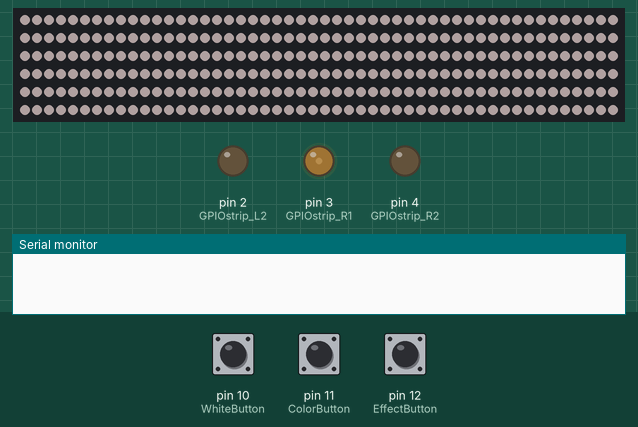
This sketch was run on a simulated Arduino Uno, built with avr-gcc and run on an emulated ATmega328P. Shown: 300 RGB LEDs in strip order, left to right, continuing on the next row, output pins drawn as LEDs (lit = HIGH), the last lines printed to the serial monitor. Inputs (shaded band) come from the test bench; at power-on: pin 11 (ColorButton) LOW, pin 10 (WhiteButton) LOW, pin 12 (EffectButton) LOW. Dim RGB values are drawn brighter than linear; pins used as bus, display or sensor lines are not drawn.

Above: at 1.2 s.
1.3 s: pin 11 (ColorButton) pulled HIGH for 3.2 s
At 5.4 s:
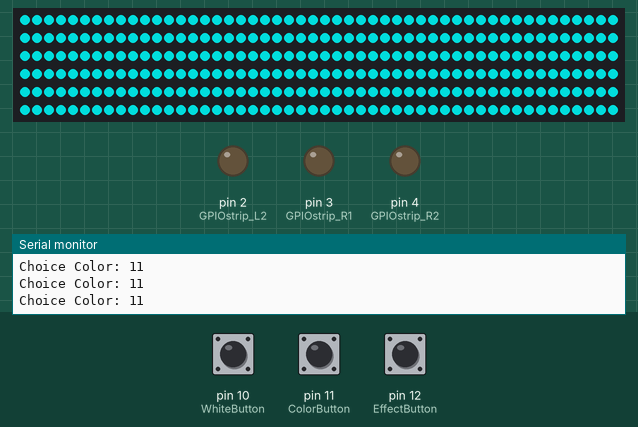
6.0 s: pin 10 (WhiteButton) pulled HIGH for 0.15 s
At 7.2 s:
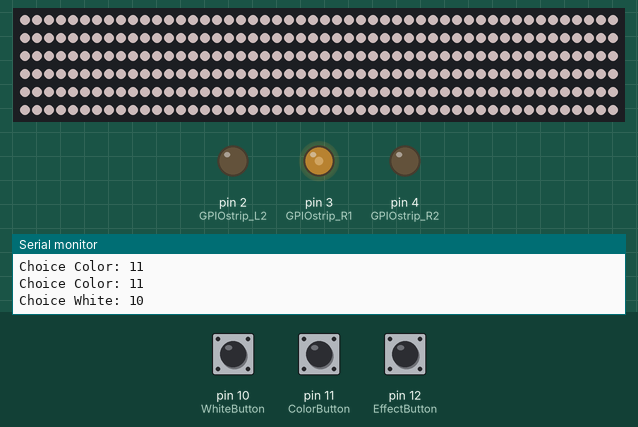
8.0 s: pin 10 (WhiteButton) pulled HIGH for 1 s
At 9.9 s:
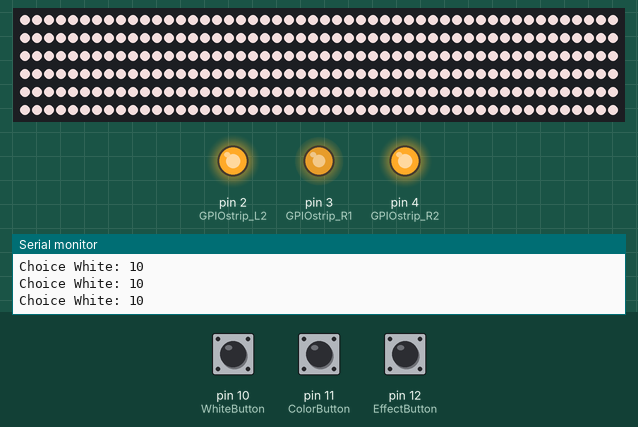
12.5 s: pin 11 (ColorButton) pulled HIGH for 0.15 s
At 13.3 s:
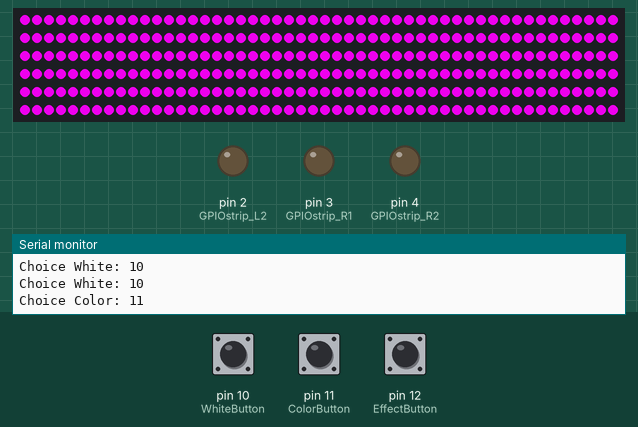
14.5 s: pin 11 (ColorButton) pulled HIGH for 1 s
At 16.0 s:
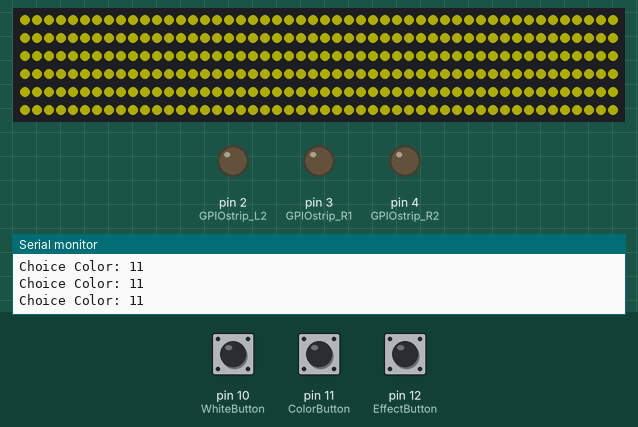
Timing chart, 0 to 17.5 s (numbered marks = the images above; inputs shaded):
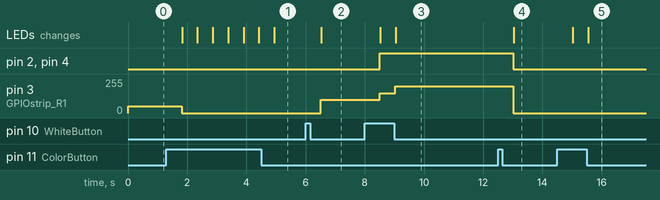

Measured:
- after the input at 1.3 s, pin 3 (GPIOstrip_R1): 50/255 → 0/255 after 0.51 s; the LEDs: first change after 0.53 s (image 1 shows a later state)
- after the input at 6.0 s, pin 3 (GPIOstrip_R1): 0/255 → 100/255 after 0.51 s; the LEDs: change after 0.53 s (image 2)
- after the input at 8.0 s, pin 2 (GPIOstrip_L2), pin 4 (GPIOstrip_R2): LOW → HIGH after 0.51 s; pin 3 (GPIOstrip_R1): 100/255 → 150/255 after 0.51 s, → 200/255 0.52 s later; the LEDs: first change after 0.53 s (image 3 shows a later state)
- after the input at 12.5 s, pin 2 (GPIOstrip_L2), pin 4 (GPIOstrip_R2): HIGH → LOW after 0.51 s; pin 3 (GPIOstrip_R1): 200/255 → 0/255 after 0.51 s; the LEDs: change after 0.53 s (image 4)
- after the input at 14.5 s, the LEDs: first change after 0.53 s (image 5 shows a later state)

The sketch:

leuchtwand_pwm.ino
```cpp
#include <Adafruit_NeoPixel.h>
#ifdef __AVR__
 #include <avr/power.h> // Required for 16 MHz Adafruit Trinket
#endif

//define Neopixel LED Stripe
#define LED_PIN     8
#define LED_COUNT  300
// NeoPixel brightness, 0 (min) to 255 (max)
#define BRIGHTNESS 255 // Set BRIGHTNESS to about 1/5 (max = 255)
// Declare our NeoPixel strip object:
Adafruit_NeoPixel strip(LED_COUNT, LED_PIN, NEO_GRBW + NEO_KHZ800);
// Argument 1 = Number of pixels in NeoPixel strip
// Argument 2 = Arduino pin number (most are valid)
// Argument 3 = Pixel type flags, add together as needed


// PINs of white stripes
const int GPIOstrip_L1 = 1; // 16 corresponds to GPIO16
const int GPIOstrip_L2 = 2; // 17 corresponds to GPIO16
const int GPIOstrip_R1 = 3; // 18 corresponds to GPIO16
const int GPIOstrip_R2 = 4; // 19 corresponds to GPIO16

// setting PWM properties
int helligkeit = 50;

//definitions of buttons
const int WhiteButton = 10;
int WhiteButton_state = 0;
int Whitestate = 0;

const int ColorButton = 11;
int ColorButton_state = 0;
int ColorState = 0;

const int EffectButton = 12;
int EffectButton_state = 0;
int EffectState = 0;

int lastButton = 0;


void setup(){
  Serial.begin(9600);
  // configure LED PWM functionalitites
  pinMode(GPIOstrip_L1, OUTPUT);
  pinMode(GPIOstrip_L2, OUTPUT);
  pinMode(GPIOstrip_R1, OUTPUT);
  pinMode(GPIOstrip_R2, OUTPUT);

  //PMW for White
  pinMode(WhiteButton, INPUT);
  pinMode(ColorButton, INPUT);
  pinMode(EffectButton, INPUT);

  //init NeoPixelStripe
  strip.begin();           // INITIALIZE NeoPixel strip object (REQUIRED)
  strip.show();            // Turn OFF all pixels ASAP
  strip.setBrightness(BRIGHTNESS);
}

void loop(){

  //button
  WhiteButton_state = digitalRead(WhiteButton);
  ColorButton_state = digitalRead(ColorButton);
  EffectButton_state = digitalRead(EffectButton);

  if (WhiteButton_state == 1){
    delay(500);
    lastButton = 0;
    Whitestate = Whitestate +1;
    if (Whitestate == 5){
      Whitestate = 0;
    }
  Serial.print("Choice White: ");
  Serial.println(WhiteButton);
  }
  else if (ColorButton_state == 1){
    delay(500);
    lastButton = 1;
    ColorState = ColorState +1;
    if (ColorState == 5){
      ColorState = 0;
    }
  Serial.print("Choice Color: ");
  Serial.println(ColorButton);
  }
  else if (EffectButton_state == 1){
    delay(500);
    lastButton = 2;
    EffectState = EffectState +1;
    if (EffectState == 5){
      EffectState = 0;
    }
  Serial.print("Choice Effect: ");
  Serial.println(EffectButton);
  }

// white light
  if (lastButton == 0){
    switch (Whitestate){
      case 0:
        helligkeit= 50;
        analogWrite(GPIOstrip_L1, helligkeit);
        analogWrite(GPIOstrip_L2, helligkeit);
        analogWrite(GPIOstrip_R1, helligkeit);
        analogWrite(GPIOstrip_R2, helligkeit);
        strip.fill(strip.Color(  helligkeit/10,   0,   0, helligkeit),  0, LED_COUNT);        //  Set pixel's color (in RAM)
        strip.show();
        break;
      case 1:
        helligkeit= 100;
        analogWrite(GPIOstrip_L1, helligkeit);
        analogWrite(GPIOstrip_L2, helligkeit);
        analogWrite(GPIOstrip_R1, helligkeit);
        analogWrite(GPIOstrip_R2, helligkeit);
        strip.fill(strip.Color(  helligkeit/10,   0,   0, helligkeit),  0, LED_COUNT);        //  Set pixel's color (in RAM)
        strip.show();
        break;
      case 2:
        helligkeit= 150;
        analogWrite(GPIOstrip_L1, helligkeit);
        analogWrite(GPIOstrip_L2, helligkeit);
        analogWrite(GPIOstrip_R1, helligkeit);
        analogWrite(GPIOstrip_R2, helligkeit);
        strip.fill(strip.Color(  helligkeit/10,   0,   0, helligkeit),  0, LED_COUNT);        //  Set pixel's color (in RAM)
        strip.show();
        break;
      case 3:
        helligkeit= 200;
        analogWrite(GPIOstrip_L1, helligkeit);
        analogWrite(GPIOstrip_L2, helligkeit);
        analogWrite(GPIOstrip_R1, helligkeit);
        analogWrite(GPIOstrip_R2, helligkeit);
        strip.fill(strip.Color(  helligkeit/10,   0,   0, helligkeit),  0, LED_COUNT);        //  Set pixel's color (in RAM)
        strip.show();
        break;
      case 4:
        helligkeit= 255;
        analogWrite(GPIOstrip_L1, helligkeit);
        analogWrite(GPIOstrip_L2, helligkeit);
        analogWrite(GPIOstrip_R1, helligkeit);
        analogWrite(GPIOstrip_R2, helligkeit);
        strip.fill(strip.Color(  helligkeit/10,   0,   0, helligkeit),  0, LED_COUNT);        //  Set pixel's color (in RAM)
        strip.show();
        break;
      default:
        helligkeit= 1;
        analogWrite(GPIOstrip_L1, helligkeit);
        analogWrite(GPIOstrip_L2, helligkeit);
        analogWrite(GPIOstrip_R1, helligkeit);
        analogWrite(GPIOstrip_R2, helligkeit);
        strip.fill(strip.Color(  helligkeit/10,   0,   0, 50),  0, LED_COUNT);        //  Set pixel's color (in RAM)
        strip.show();
        break;
    }
  }

//coloreffects
      // strip.ColorHSV() can take 1 or 3 arguments: a hue (0 to 65535) or
      // optionally add saturation and value (brightness) (each 0 to 255).
      // Here we're using just the three-argument variant, though the
      // second value (saturation) is a constant 255.
  if (lastButton == 1){
    //first turn white stripes off
    helligkeit= 0;
    analogWrite(GPIOstrip_L1, helligkeit);
    analogWrite(GPIOstrip_L2, helligkeit);
    analogWrite(GPIOstrip_R1, helligkeit);
    analogWrite(GPIOstrip_R2, helligkeit);
    switch (ColorState){
      case 0:
        helligkeit= 50;
        strip.fill(strip.ColorHSV(1*65535/6, 255, helligkeit),  0, LED_COUNT);        //  Set pixel's color (in RAM)
        strip.show();
        break;
      case 1:
        helligkeit= 100;
        strip.fill(strip.ColorHSV(2*65535/6, 255, helligkeit),  0, LED_COUNT);        //  Set pixel's color (in RAM)
        strip.show();
        break;
      case 2:
        helligkeit= 150;
        strip.fill(strip.ColorHSV(3*65535/6, 255, helligkeit),  0, LED_COUNT);        //  Set pixel's color (in RAM)
        strip.show();
        break;
      case 3:
        helligkeit= 200;
        strip.fill(strip.ColorHSV(5*65535/6, 255, helligkeit),  0, LED_COUNT);        //  Set pixel's color (in RAM)
        strip.show();
        break;
      case 4:
        helligkeit= 255;
        strip.fill(strip.ColorHSV(65535, 255, helligkeit),  0, LED_COUNT);        //  Set pixel's color (in RAM)
        strip.show();
        break;
      default:
        helligkeit= 1;
        strip.fill(strip.ColorHSV(25000, 1, 10),  0, LED_COUNT);        //  Set pixel's color (in RAM)
        strip.show();
        break;
    }
  }
}
```
